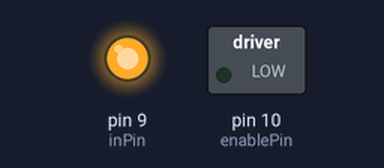
The sketch below on a simulated Arduino Uno, built with avr-gcc and run on an emulated ATmega328P. On the bench: switched loads named in the sketch (green lamp = pin HIGH), output pins drawn as LEDs (lit = HIGH).

Above: at 0.1 s.
At 0.6 s:
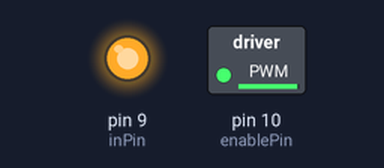
Timing chart, 0 to 2.1 s (numbered marks = the images above):
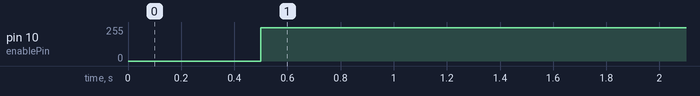

Measured:
- by itself, pin 10 (enablePin): 0/255 → 250/255 at 0.50 s

The sketch:

Fan_L298N.ino
```cpp
//resistance 1k entre pin arduino et enablePin L298N; condenseur 100µF entre enablePin L298N et GRD

// Définition des broches
const int enablePin = 10;  // ENB connecté à la pin 10 pour PWM
const int inPin = 9;       // IN3 connecté à la pin 9, pour un sens fixe
const int rpmPin = 4;      // Pin pour lire les RPM du ventilateur

void setup() {
  // Initialisation des broches
  pinMode(enablePin, OUTPUT);
  pinMode(inPin, OUTPUT);
  pinMode(rpmPin, INPUT);

  // Configuration du sens de rotation
  digitalWrite(inPin, HIGH);  // Mettre HIGH pour activer un sens fixe

}

void loop() {
  delay(500);  // Attente de 2 secondes
  analogWrite(enablePin, 250);  // Réduire la vitesse
  //delay(2000);  // Attente de 2 secondes
  //analogWrite(enablePin, 200); // Augmenter la vitesse
}
```
